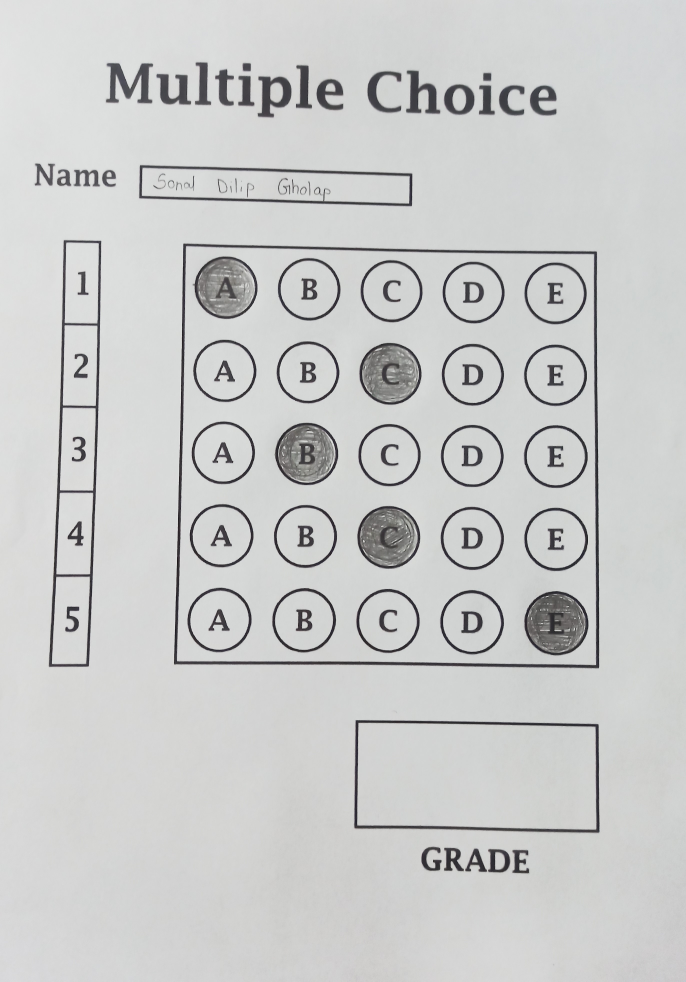
#> input picture 2.jpg, 2744 x 3926 px, given in place of the camera (shown at 1/4 size)
$ python OMR_new.py
#> lines starting #> are read from the running program, lines starting #| are printed output that depends on the picture; after the words box and inside, x2 and y2 are one past the last pixel; in counts of white or black regions, pixels touching at a corner belong together
### utils.py
import cv2
import numpy as np

# TO STACK ALL THE IMAGES IN ONE WINDOW
def stackImages(imgArray,scale,lables=[]):
    rows = len(imgArray)
    cols = len(imgArray[0])
    rowsAvailable = isinstance(imgArray[0], list)
    width = imgArray[0][0].shape[1]
    height = imgArray[0][0].shape[0]
    if rowsAvailable:
        for x in range ( 0, rows):
            for y in range(0, cols):
                imgArray[x][y] = cv2.resize(imgArray[x][y], (0, 0), None, scale, scale)
                if len(imgArray[x][y].shape) == 2: imgArray[x][y]= cv2.cvtColor( imgArray[x][y], cv2.COLOR_GRAY2BGR)
        imageBlank = np.zeros((height, width, 3), np.uint8)
        hor = [imageBlank]*rows
        hor_con = [imageBlank]*rows
        for x in range(0, rows):
            hor[x] = np.hstack(imgArray[x])
            hor_con[x] = np.concatenate(imgArray[x])
        ver = np.vstack(hor)
        ver_con = np.concatenate(hor)
    else:
        for x in range(0, rows):
            imgArray[x] = cv2.resize(imgArray[x], (0, 0), None, scale, scale)
            if len(imgArray[x].shape) == 2: imgArray[x] = cv2.cvtColor(imgArray[x], cv2.COLOR_GRAY2BGR)
        hor= np.hstack(imgArray)
        hor_con= np.concatenate(imgArray)
        ver = hor
    if len(lables) != 0:
        eachImgWidth= int(ver.shape[1] / cols)
        eachImgHeight = int(ver.shape[0] / rows)
        #print(eachImgHeight)
        for d in range(0, rows):
            for c in range (0,cols):
                cv2.rectangle(ver,(c*eachImgWidth,eachImgHeight*d),(c*eachImgWidth+len(lables[d][c])*13+27,30+eachImgHeight*d),(255,255,255),cv2.FILLED)
                cv2.putText(ver,lables[d][c],(eachImgWidth*c+10,eachImgHeight*d+20),cv2.FONT_HERSHEY_COMPLEX,0.7,(255,0,255),2)
    return ver

def reorder(myPoints):

    myPoints = myPoints.reshape((4, 2)) # REMOVE EXTRA BRACKET
    print(myPoints)
    myPointsNew = np.zeros((4, 1, 2), np.int32) # NEW MATRIX WITH ARRANGED POINTS
    add = myPoints.sum(1)
    print(add)
    print(np.argmax(add))
    myPointsNew[0] = myPoints[np.argmin(add)]  #[0,0]
    myPointsNew[3] =myPoints[np.argmax(add)]   #[w,h]
    diff = np.diff(myPoints, axis=1)
    myPointsNew[1] =myPoints[np.argmin(diff)]  #[w,0]
    myPointsNew[2] = myPoints[np.argmax(diff)] #[h,0]

    return myPointsNew

def rectContour(contours):

    rectCon = []
    max_area = 0
    for i in contours:
        area = cv2.contourArea(i)
        if area > 50:
            peri = cv2.arcLength(i, True)
            approx = cv2.approxPolyDP(i, 0.02 * peri, True)
            if len(approx) == 4:
                rectCon.append(i)
    rectCon = sorted(rectCon, key=cv2.contourArea,reverse=True)
    #print(len(rectCon))
    return rectCon

def getCornerPoints(cont):
    peri = cv2.arcLength(cont, True) # LENGTH OF CONTOUR
    approx = cv2.approxPolyDP(cont, 0.02 * peri, True) # APPROXIMATE THE POLY TO GET CORNER POINTS
    return approx

# [44 lines left out: functions splitBoxes, drawGrid, showAnswers, not called in this run]

### OMR_new.py
import cv2
import numpy as np
import utils

# Configuration
webCamFeed = True
pathImage = "1.jpg"
cap = cv2.VideoCapture(0)
cap.set(10, 160)
heightImg = 700
widthImg = 700
questions = 5
choices = 5
ans = [1, 2, 0, 2, 4]

count = 0
myIndex = []
myPixelVal = np.zeros((questions, choices))

while True:

    if webCamFeed:
        success, img = cap.read()
#> img is the input picture: shape (3926, 2744, 3); mean B, G, R 202.3, 202.9, 201.9
    else:
        img = cv2.imread(pathImage)

    img = cv2.resize(img, (widthImg, heightImg))  # RESIZE IMAGE
#> img: shape (700, 700, 3)
    imgFinal = img.copy()
    imgBlank = np.zeros((heightImg, widthImg, 3), np.uint8)  # CREATE A BLANK IMAGE
    imgGray = cv2.cvtColor(img, cv2.COLOR_BGR2GRAY)
    imgBlur = cv2.GaussianBlur(imgGray, (5, 5), 1)
    imgCanny = cv2.Canny(imgBlur, 10, 70)
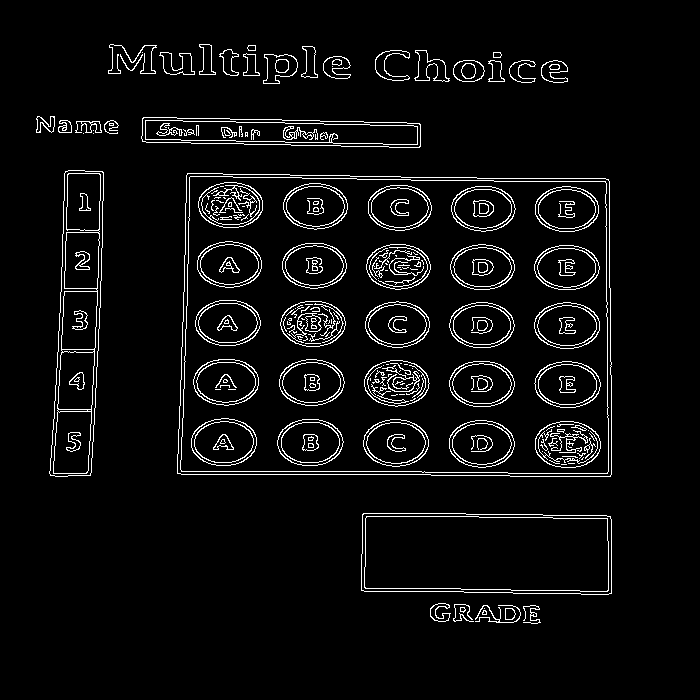
#> imgCanny: shape (700, 700); 5% white in thin lines or dots, all inside (x1, y1, x2, y2) = (36, 44, 612, 624)

    try:
        # FIND ALL CONTOURS
        imgContours = img.copy()
        imgBigContour = img.copy()
        contours, hierarchy = cv2.findContours(imgCanny, cv2.RETR_EXTERNAL, cv2.CHAIN_APPROX_NONE)
#> contours = 38 contours, 11 with area under 20; largest, box (x1, y1, x2, y2) and area: (177, 173, 612, 477) 127760, (361, 513, 612, 595) 19510, (49, 170, 104, 477) 12146, (141, 117, 421, 148) 6852, (263, 54, 298, 84) 689
        cv2.drawContours(imgContours, contours, -1, (0, 255, 0), 10)
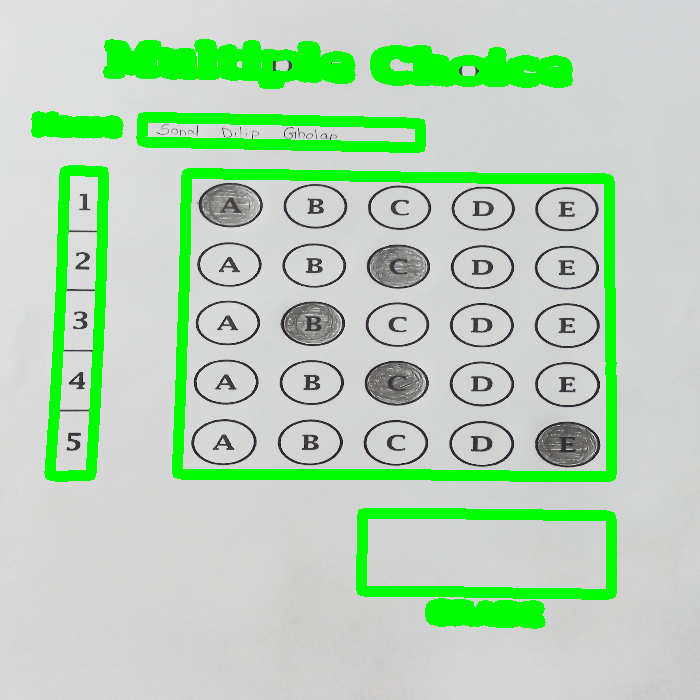
#> imgContours: shape (700, 700, 3); mean B, G, R 181.6, 212, 181.3
        rectCon = utils.rectContour(contours)
#> the loop in rectContour, `for i in contours:` made 38 passes
#> (area, peri, approx) on passes 9, 10, 11, 19: (19509.5, 655.6, [[362, 514], [364, 591], [611, 593], [610, 516]]), (127759.5, 1462.2, [[187, 173], [177, 473], [610, 476], [608, 179]]), (12145.5, 699.5, [[102, 171], [64, 173], [55, 476], [91, 472]]), (6851.5, 608, [[142, 118], [146, 142], [420, 146], [419, 123]])
#> after the loop in rectContour, `for i in contours:`: rectCon = 4 contours; box (x1, y1, x2, y2) and area: (177, 173, 612, 477) 127760, (361, 513, 612, 595) 19510, (49, 170, 104, 477) 12146, (141, 117, 421, 148) 6852
        biggestPoints = utils.getCornerPoints(rectCon[0])
#> in getCornerPoints, `peri = cv2.arcLength(cont, True)`: peri = 1462.2
#> in getCornerPoints, `approx = cv2.approxPolyDP(cont, 0.02 * peri, True)`: approx = [[187, 173], [177, 473], [610, 476], [608, 179]]
#> biggestPoints = [[187, 173], [177, 473], [610, 476], [608, 179]]
        gradePoints = utils.getCornerPoints(rectCon[1])
#> gradePoints = [[362, 514], [364, 591], [611, 593], [610, 516]]

        if biggestPoints.size != 0 and gradePoints.size != 0:
            biggestPoints = utils.reorder(biggestPoints)
#> in reorder, `myPoints = myPoints.reshape((4, 2))`: myPoints = [[187, 173], [177, 473], [610, 476], [608, 179]]
#| [[187 173]
#|  [177 473]
#|  [610 476]
#|  [608 179]]
#> in reorder, `add = myPoints.sum(1)`: add = [360, 650, 1086, 787]
#| [ 360  650 1086  787]
#| 2
#> in reorder, `diff = np.diff(myPoints, axis=1)`: diff = [-14, 296, -134, -429]
#> biggestPoints = [[187, 173], [608, 179], [177, 473], [610, 476]]
            cv2.drawContours(imgBigContour, biggestPoints, -1, (0, 255, 0), 20)
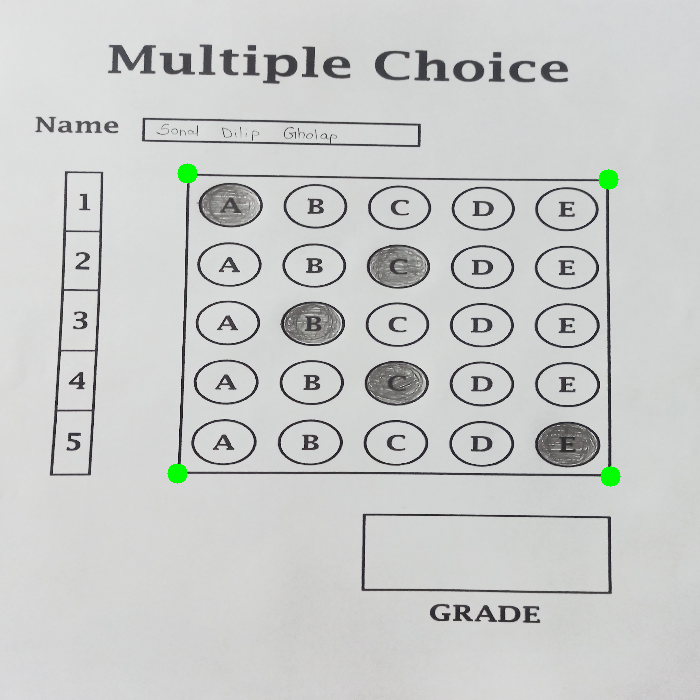
#> imgBigContour: shape (700, 700, 3); mean B, G, R 201.7, 203, 201.4
            pts1 = np.float32(biggestPoints)
#> pts1 = [[187, 173], [608, 179], [177, 473], [610, 476]]
            pts2 = np.float32([[0, 0], [widthImg, 0], [0, heightImg], [widthImg, heightImg]])
            matrix = cv2.getPerspectiveTransform(pts1, pts2)
#> matrix = [[1.66, 0.0555, -320.8], [-0.0346, 2.43, -413.4], [-2.6e-05, 9.54e-05, 1]]
            imgWarpColored = cv2.warpPerspective(img, matrix, (widthImg, heightImg))

            # SECOND BIGGEST RECTANGLE WARPING
            cv2.drawContours(imgBigContour, gradePoints, -1, (255, 0, 0), 20)
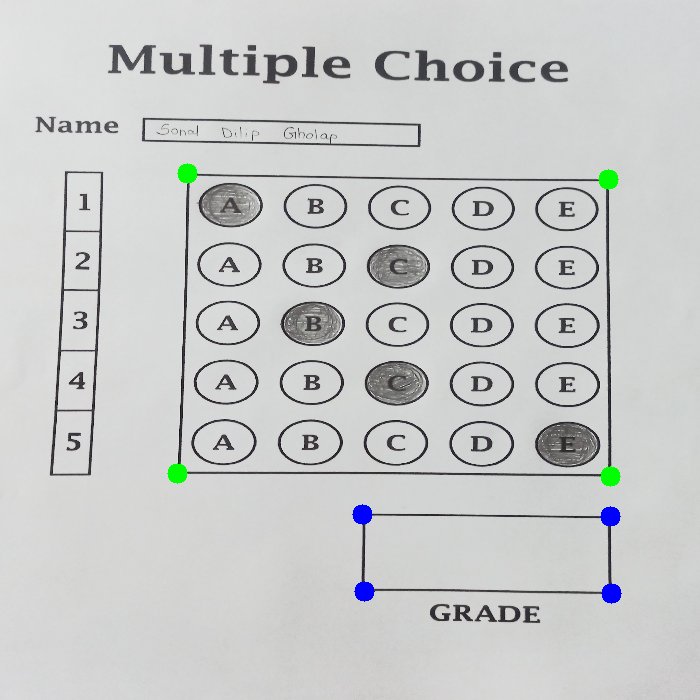
#> imgBigContour: shape (700, 700, 3); 0.26% of pixels changed, all inside (x1, y1, x2, y2) = (352, 504, 622, 604)
            gradePoints = utils.reorder(gradePoints)
#| [[362 514]
#|  [364 591]
#|  [611 593]
#|  [610 516]]
#| [ 876  955 1204 1126]
#| 2
#> gradePoints = [[362, 514], [610, 516], [364, 591], [611, 593]]
            ptsG1 = np.float32(gradePoints)
#> ptsG1 = [[362, 514], [610, 516], [364, 591], [611, 593]]
            ptsG2 = np.float32([[0, 0], [325, 0], [0, 150], [325, 150]])
            matrixG = cv2.getPerspectiveTransform(ptsG1, ptsG2)
#> matrixG = [[1.28, -0.0332, -445.2], [-0.0152, 1.89, -966.1], [8.25e-07, -5.1e-05, 1]]
            imgGradeDisplay = cv2.warpPerspective(img, matrixG, (325, 150))
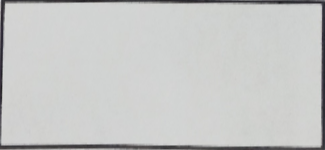
#> imgGradeDisplay: shape (150, 325, 3); mean B, G, R 199.2, 200.3, 199.4

            # APPLY THRESHOLD
            imgWarpGray = cv2.cvtColor(imgWarpColored, cv2.COLOR_BGR2GRAY)
            imgThresh = cv2.threshold(imgWarpGray, 170, 255, cv2.THRESH_BINARY_INV)[1]
#> imgThresh: shape (700, 700); 21.6% white; 49 white regions (3 under 20 px), largest, box (x1, y1, x2, y2) and area: (0, 0, 700, 700) 14247, (577, 574, 685, 682) 8947, (299, 437, 404, 542) 8425

            # DETECT CIRCLES
            imgCircles = img.copy()
            imgCircles = cv2.cvtColor(imgCircles, cv2.COLOR_BGR2GRAY)
            imgCircles = cv2.medianBlur(imgCircles, 5)
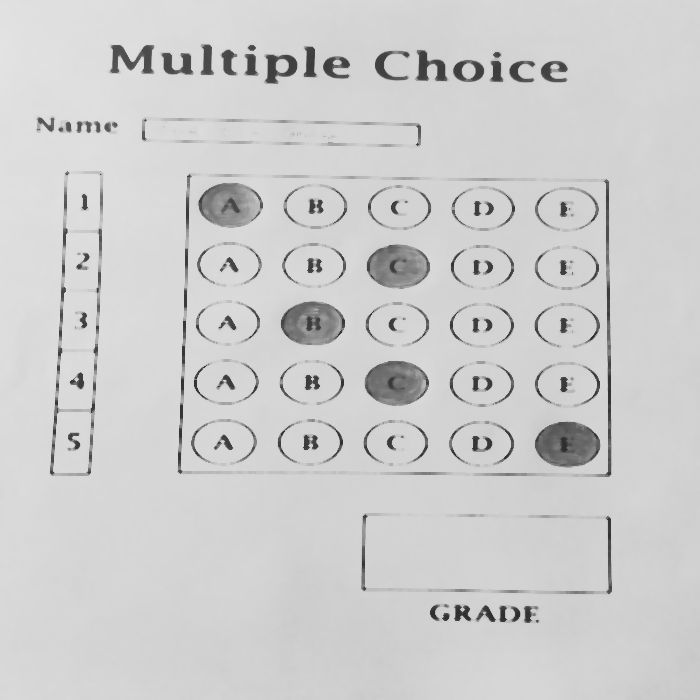
#> imgCircles: shape (700, 700); min 45, max 227, mean 205.3
            circles = cv2.HoughCircles(imgCircles, cv2.HOUGH_GRADIENT, dp=1, minDist=20,
                                       param1=50, param2=30, minRadius=5, maxRadius=30)
#> circles = 23 rows, first 8: [320.5, 322.5, 20.3], [243.5, 204.5, 18], [581.5, 267.5, 16.7], [492.5, 443.5, 20.2], [382.5, 442.5, 19.1], [470.5, 383.5, 20.2], [323.5, 381.5, 19.3], [239.5, 262.5, 18.8]

            if circles is not None:
                circles = np.uint16(np.around(circles))
#> circles = 23 rows, first 8: [320, 322, 20], [244, 204, 18], [582, 268, 17], [492, 444, 20], [382, 442, 19], [470, 384, 20], [324, 382, 19], [240, 262, 19]
                circle_coordinates = []
                for i in circles[0, :]:
                    circle_coordinates.append((i[0], i[1]))
#> this loop made 23 passes
#> after the loop, circle_coordinates = [(320, 322), (244, 204), (582, 268), (492, 444), (382, 442), (470, 384), (324, 382), (240, 262), (408, 442), (210, 442), (556, 382), (410, 268), (556, 208), (224, 204), (388, 208), (496, 384), (550, 268), (396, 64), (214, 264), (512, 614), (576, 210), (242, 324), (578, 446)]
                circle_coordinates.sort(key=lambda x: x[1])

                marked_questions = set()

                for x in range(0, questions):
                    arr = myPixelVal[x]
                    myIndexVal = np.where(arr == np.amax(arr))
                    myIndex.append(myIndexVal[0][0])

                grading = []
                for x in range(0, questions):
                    if ans[x] == myIndex[x]:
                        grading.append(1)
                        marked_questions.add(x)
                    elif x not in marked_questions:
                        grading.append(0)

                multiple_marked = False
                for i in range(len(circle_coordinates) - 1):
                    if circle_coordinates[i][1] == circle_coordinates[i + 1][1]:
                        multiple_marked = True
                        break
#> this loop made 2 passes

                if multiple_marked:
                    print("Multiple circles marked for one question. Grading marked questions as 0.")
                    for marked_question in marked_questions:
                        grading[marked_question] = 0

                score = (sum(grading) / len(grading)) * 100  # FINAL GRADE

                # DISPLAY GRADE
                imgRawGrade = np.zeros_like(imgFinal, np.uint8)
                cv2.putText(imgRawGrade, str(int(score)) + "%", (int(imgRawGrade.shape[1] / 2) - 70, 50),
                            cv2.FONT_HERSHEY_COMPLEX, 2, (0, 0, 0), 3)  # ADD THE GRADE TO NEW IMAGE
#> imgRawGrade: shape (700, 700, 3); every value is 0

                # SHOW ANSWERS AND GRADE ON FINAL IMAGE
                imgFinal = cv2.addWeighted(imgFinal, 1, imgRawGrade, 1, 0)

                # IMAGE ARRAY FOR DISPLAY
                imageArray = ([img, imgGray, imgCanny, imgContours],
                              [imgBigContour, imgThresh, imgWarpColored, imgFinal])
                cv2.imshow("Final Result", imgFinal)

    except Exception as e:
        print("Exception:", e)
        imageArray = ([img, imgGray, imgCanny, imgContours],
                      [imgBlank, imgBlank, imgBlank, imgBlank])

    # LABELS FOR DISPLAY
    labels = [["Original", "Gray", "Edges", "Contours"],
              ["Biggest Contour", "Threshold", "Warped", "Final"]]

    stackedImage = utils.stackImages(imageArray, 0.5, labels)
#> in stackImages, `rows = len(imgArray)`: rows = 2
#> in stackImages, `cols = len(imgArray[0])`: cols = 4
#> in stackImages, `rowsAvailable = isinstance(imgArray[0], list)`: rowsAvailable = True
#> in stackImages, `hor = [imageBlank]*rows`: hor = 2 items
#> in stackImages, `eachImgWidth= int(ver.shape[1] / cols)`: eachImgWidth = 350
#> after the loop in stackImages, `for d in range(0, rows):`:
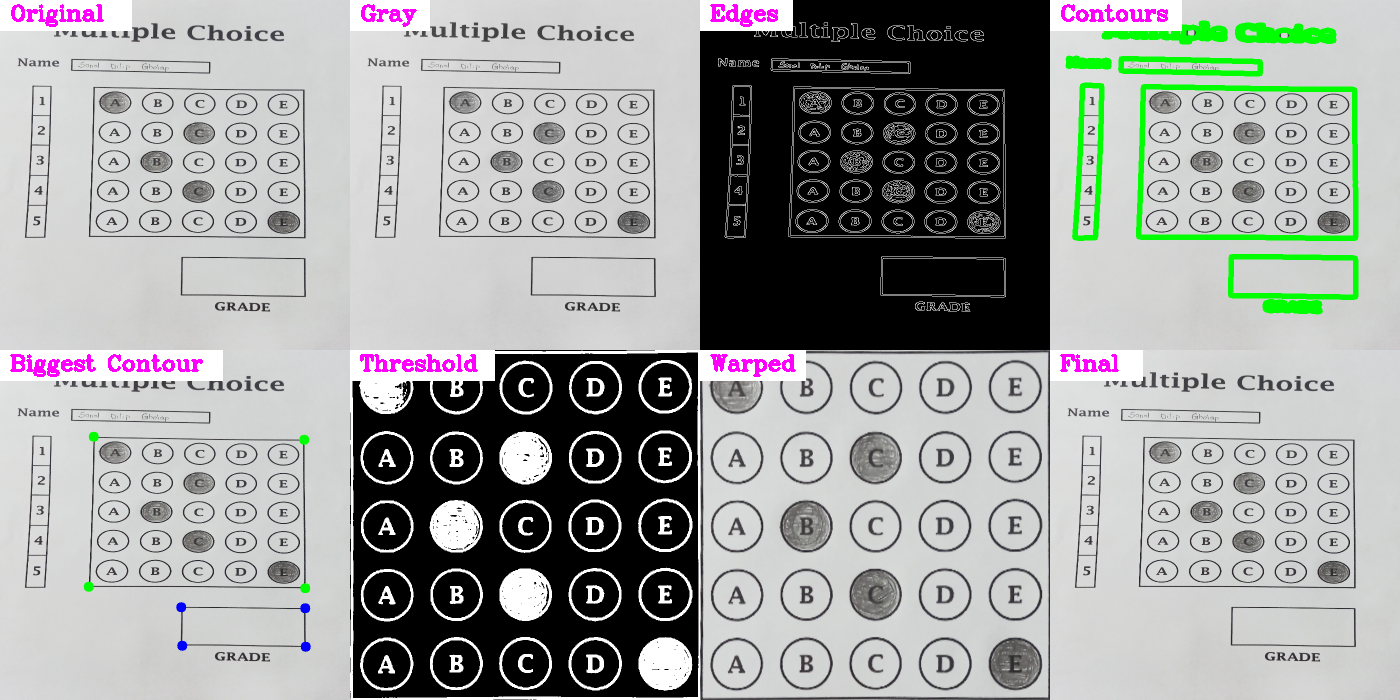
#> ver: shape (700, 1400, 3); mean of channels 0, 1, 2 158.5, 160.6, 158.2; drawn as B, G, R
    cv2.imshow("Result", stackedImage)

    key = cv2.waitKey(1) & 0xFF
#> (key q is pressed here)
    # SAVE IMAGE WHEN 's' key is pressed
    if key == ord('s'):
        cv2.imwrite("Scanned/myImage" + str(count) + ".jpg", imgFinal)
        cv2.rectangle(stackedImage, ((int(stackedImage.shape[1] / 2) - 230), int(stackedImage.shape[0] / 2) + 50),
                      (1100, 350), (0, 255, 0), cv2.FILLED)
        cv2.putText(stackedImage, "Scan Saved", (int(stackedImage.shape[1] / 2) - 200, int(stackedImage.shape[0] / 2)),
                    cv2.FONT_HERSHEY_DUPLEX, 3, (0, 0, 255), 5, cv2.LINE_AA)
        cv2.imshow('Result', stackedImage)
        cv2.waitKey(300)
        count += 1
        cap.release()

    elif key == ord('q'):
        cap.release()
        break

cv2.destroyAllWindows()
